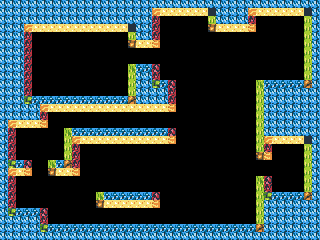

A 2D game scene composited from a Tiled map and its tileset images. What follows is a short description and the map's XML, with every tile layer's data as written:
An orthogonal 40x30 tile map with 8x8 px tiles, 1 tile layer (map) and 11 objects (7x crate, dispenser, elevator, player, pusher).

<map version="1.0" orientation="orthogonal" width="40" height="30" tilewidth="8" tileheight="8">
 <tileset firstgid="1" name="tiles" tilewidth="8" tileheight="8">
  <image source="tiles.png" width="128" height="8" />
 </tileset>
 <layer name="map" width="40" height="30">
  <data encoding="csv">
16,16,16,16,16,16,16,16,16,16,16,16,16,16,16,16,16,16,16,16,16,16,16,16,16,16,16,16,16,16,16,16,16,16,16,16,16,16,16,16,
16,16,16,16,16,16,16,16,16,16,16,16,16,16,16,16,16,16,16,9,12,12,12,12,12,12,2,16,16,16,16,9,12,12,12,12,12,12,2,16,
16,16,16,16,16,16,16,16,16,16,16,16,16,16,16,16,16,16,16,14,0,0,0,0,0,0,8,16,16,16,16,14,0,0,0,0,0,0,8,16,
16,16,16,9,12,12,12,12,12,12,12,12,12,12,12,12,2,16,16,14,0,0,0,0,0,0,4,12,12,12,12,10,0,0,0,0,0,0,8,16,
16,16,16,14,0,0,0,0,0,0,0,0,0,0,0,0,8,16,16,14,0,0,0,0,0,0,0,0,0,0,0,0,0,0,0,0,0,0,8,16,
16,16,16,14,0,0,0,0,0,0,0,0,0,0,0,0,4,12,12,10,0,0,0,0,0,0,0,0,0,0,0,0,0,0,0,0,0,0,8,16,
16,16,16,14,0,0,0,0,0,0,0,0,0,0,0,0,0,0,0,0,0,0,0,0,0,0,0,0,0,0,0,0,0,0,0,0,0,0,8,16,
16,16,16,14,0,0,0,0,0,0,0,0,0,0,0,0,0,0,0,0,0,0,0,0,0,0,0,0,0,0,0,0,0,0,0,0,0,0,8,16,
16,16,16,14,0,0,0,0,0,0,0,0,0,0,0,0,7,15,15,13,0,0,0,0,0,0,0,0,0,0,0,0,0,0,0,0,0,0,8,16,
16,16,16,14,0,0,0,0,0,0,0,0,0,0,0,0,8,16,16,14,0,0,0,0,0,0,0,0,0,0,0,0,0,0,0,0,0,0,8,16,
16,16,16,14,0,0,0,0,0,0,0,0,0,0,0,0,8,16,16,5,15,13,0,0,0,0,0,0,0,0,0,0,7,15,15,15,15,15,3,16,
16,16,16,14,0,0,0,0,0,0,0,0,0,0,0,0,8,16,16,16,16,14,0,0,0,0,0,0,0,0,0,0,8,16,16,16,16,16,16,16,
16,16,16,5,15,15,15,15,15,15,15,15,15,15,15,15,3,16,16,16,16,14,0,0,0,0,0,0,0,0,0,0,8,16,16,16,16,16,16,16,
16,16,16,16,16,9,12,12,12,12,12,12,12,12,12,12,12,12,12,12,12,10,0,0,0,0,0,0,0,0,0,0,8,16,16,16,16,16,16,16,
16,16,16,16,16,14,0,0,0,0,0,0,0,0,0,0,0,0,0,0,0,0,0,0,0,0,0,0,0,0,0,0,8,16,16,16,16,16,16,16,
16,9,12,12,12,10,0,0,0,0,0,0,0,0,0,0,0,0,0,0,0,0,0,0,0,0,0,0,0,0,0,0,8,16,16,16,16,16,16,16,
16,14,0,0,0,0,0,0,7,15,15,15,15,15,15,15,15,15,15,15,15,13,0,0,0,0,0,0,0,0,0,0,8,16,16,16,16,16,16,16,
16,14,0,0,0,0,0,0,8,9,12,12,12,12,12,12,12,12,12,12,12,10,0,0,0,0,0,0,0,0,0,0,8,9,12,12,12,12,2,16,
16,14,0,0,0,0,0,0,8,14,0,0,0,0,0,0,0,0,0,0,0,0,0,0,0,0,0,0,0,0,0,0,8,14,0,0,0,0,8,16,
16,14,0,0,0,0,0,0,8,14,0,0,0,0,0,0,0,0,0,0,0,0,0,0,0,0,0,0,0,0,0,0,4,10,0,0,0,0,8,16,
16,5,15,13,0,0,7,15,3,14,0,0,0,0,0,0,0,0,0,0,0,0,0,0,0,0,0,0,0,0,0,0,0,0,0,0,0,0,8,16,
16,9,12,10,0,0,4,12,12,10,0,0,0,0,0,0,0,0,0,0,0,0,0,0,0,0,0,0,0,0,0,0,0,0,0,0,0,0,8,16,
16,14,0,0,0,0,0,0,0,0,0,0,0,0,0,0,0,0,0,0,0,0,0,0,0,0,0,0,0,0,0,0,7,13,0,0,0,0,8,16,
16,14,0,0,0,0,0,0,0,0,0,0,0,0,0,0,0,0,0,0,0,0,0,0,0,0,0,0,0,0,0,0,8,14,0,0,0,0,8,16,
16,14,0,0,0,0,0,0,0,0,0,0,7,15,15,15,15,15,15,13,0,0,0,0,0,0,0,0,0,0,0,0,8,5,15,15,15,15,3,16,
16,14,0,0,0,0,0,0,0,0,0,0,4,12,12,12,12,12,12,10,0,0,0,0,0,0,0,0,0,0,0,0,8,16,16,16,16,16,16,16,
16,5,15,15,15,13,0,0,0,0,0,0,0,0,0,0,0,0,0,0,0,0,0,0,0,0,0,0,0,0,0,0,8,16,16,16,16,16,16,16,
16,16,16,16,16,14,0,0,0,0,0,0,0,0,0,0,0,0,0,0,0,0,0,0,0,0,0,0,0,0,0,0,8,16,16,16,16,16,16,16,
16,16,16,16,16,5,15,15,15,15,15,15,15,15,15,15,15,15,15,15,15,15,15,15,15,15,15,15,15,15,15,15,3,16,16,16,16,16,16,16,
16,16,16,16,16,16,16,16,16,16,16,16,16,16,16,16,16,16,16,16,16,16,16,16,16,16,16,16,16,16,16,16,16,16,16,16,16,16,16,16
</data>
 </layer>
 <objectgroup name="objects" width="40" height="30">
  <object name="dispenser" type="dispenser" x="37" y="37" width="13" height="14">
   <properties>
    <property name="bounce" value="0.3" />
    <property name="gravity" value="300" />
    <property name="maxvx" value="250" />
    <property name="maxvy" value="50" />
    <property name="minvx" value="100" />
    <property name="minvy" value="-50" />
    <property name="quantity" value="100" />
   </properties>
  </object>
  <object name="elevator" type="elevator" x="200" y="80" height="112" />
  <object name="crate" type="crate" x="184" y="79" />
  <object name="crate" type="crate" x="269" y="30" width="14" height="13" />
  <object name="crate" type="crate" x="108" y="170" />
  <object name="crate" type="crate" x="126" y="155" />
  <object name="crate" type="crate" x="128" y="177" />
  <object name="crate" type="crate" x="142" y="164" />
  <object name="crate" type="crate" x="99" y="119" />
  <object name="player" type="player" x="32" y="176" width="10" height="11" />
  <object name="pusher" type="pusher" x="96" y="208" width="56" height="6" />
 </objectgroup>
</map>